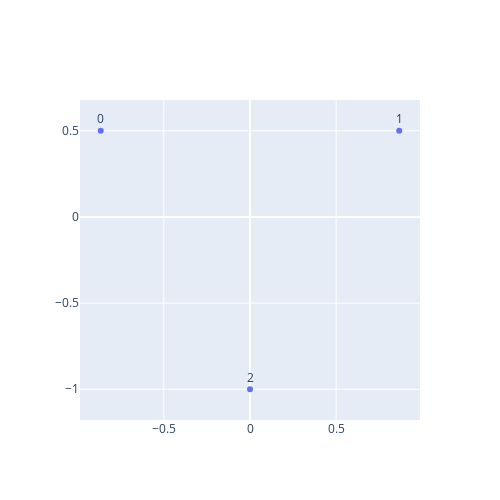

Notebook code cell kept with this figure:
### Code cell
# Generate Base Triangle
top_left_point = np.array([(3**(1/2))/2, 1/2])
top_right_point = np.array([(-3**(1/2))/2, 1/2])
bottom_point = np.array([0, -1])

base_points = [top_right_point, top_left_point, bottom_point]

show_2d_points(base_points)

### Figure 1 — Plotly figure (JSON) as saved in the notebook; plotly's stock layout.template omitted (floating-point values rounded to 4 significant figures)
{"data": [{"hovertemplate": "x=%{x}<br>y=%{y}<br>text=%{text}<extra></extra>", "legendgroup": "", "marker": {"color": "#636efa", "symbol": "circle"}, "mode": "markers+text", "name": "", "orientation": "v", "showlegend": false, "text": [0, 1, 2], "textposition": "top center", "type": "scatter", "x": [-0.866, 0.866, 0], "xaxis": "x", "y": [0.5, 0.5, -1], "yaxis": "y"}], "layout": {"height": 500, "width": 500, "yaxis": {"scaleanchor": "x", "scaleratio": 1}}}
